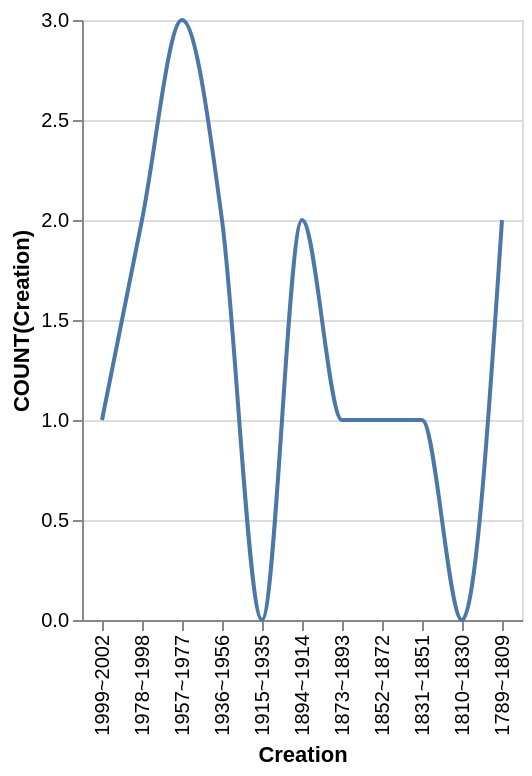

Write the Vega-Lite specification saved for this chart.
### Vega-Lite specification from a JSON file in a GitHub repository (floating-point values rounded to 4 significant figures)
{"data": {"values": [{"x_data": "1999~2002", "y_data": 1}, {"x_data": "1978~1998", "y_data": 2}, {"x_data": "1957~1977", "y_data": 3}, {"x_data": "1936~1956", "y_data": 2}, {"x_data": "1915~1935", "y_data": 0}, {"x_data": "1894~1914", "y_data": 2}, {"x_data": "1873~1893", "y_data": 1}, {"x_data": "1852~1872", "y_data": 1}, {"x_data": "1831~1851", "y_data": 1}, {"x_data": "1810~1830", "y_data": 0}, {"x_data": "1789~1809", "y_data": 2}]}, "mark": {"type": "line", "interpolate": "monotone"}, "encoding": {"x": {"field": "x_data", "type": "nominal", "title": "Creation", "sort": "descending"}, "y": {"field": "y_data", "type": "quantitative", "title": "COUNT(Creation)"}}}
